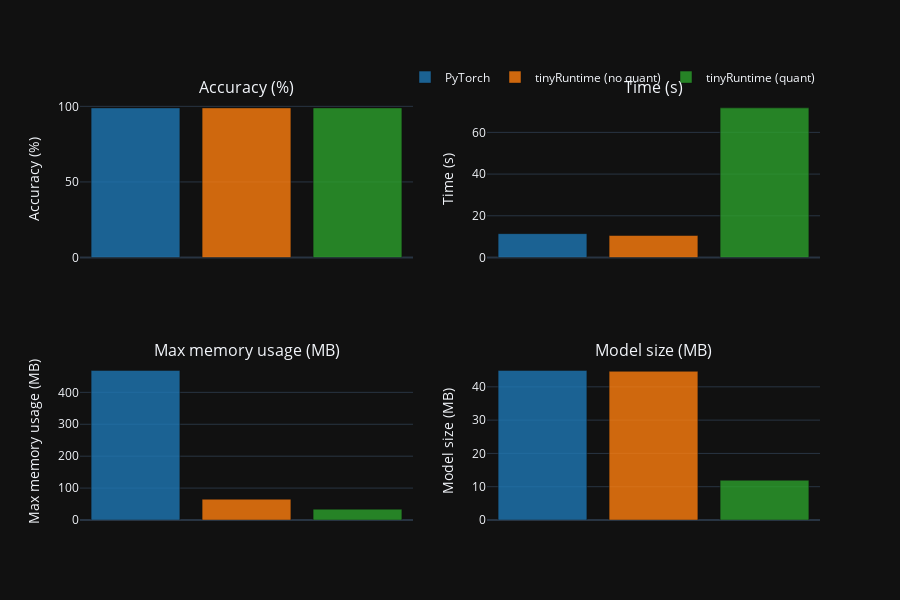

This figure's notebook cell:
### Code cell
#| label: fig-x8
#| fig-cap: "Performance comparison on x86"

import pandas as pd
import plotly.graph_objects as go
from plotly.subplots import make_subplots
from IPython.display import display

def split_dataframe(df):
    '''Split dataframe based on Runtime (Pytorch, tinyRuntime (no quant) and tinyRuntime (quant).'''
    df_pytorch = df[df["Runtime"] == "PyTorch"]
    df_trv = df[(df["Runtime"] == "tinyRuntime") & (df["Quantization"] == False)]
    df_trq = df[(df["Runtime"] == "tinyRuntime") & (df["Quantization"] == True)]
    return df_pytorch, df_trv, df_trq

def plot_perf_comp(df):
    '''Plot latest performance comparisons using Plotly.'''
    df_pytorch, df_trv, df_trq = split_dataframe(df)
    
    # Create subplots using Plotly Figure Factory
    fig = make_subplots(rows=2, cols=2, subplot_titles=("Accuracy (%)", "Time (s)", "Max memory usage (MB)", "Model size (MB)"))

    # Plot each runtime for all metrics
    metrics = ["Accuracy", "Time", "Max memory", "Model size"]
    colors = ['rgba(31, 119, 180, 0.8)', 'rgba(255, 127, 14, 0.8)', 'rgba(44, 160, 44, 0.8)']
    names = ["PyTorch", "tinyRuntime (no quant)", "tinyRuntime (quant)"]
    traces = []

    for i, metric in enumerate(metrics):
        # Retrieve values for each metric
        y_values = [df_pytorch[metric].values[-1], df_trv[metric].values[-1], df_trq[metric].values[-1]]
        
        # Add trace for each runtime
        for j, name in enumerate(names):
            trace = go.Bar(x=[name], y=[y_values[j]], marker_color=colors[j], showlegend=(i == 0), name=name)
            fig.add_trace(trace, row=i // 2 + 1, col=i % 2 + 1)
        
        # Add legend for each subplot
        if i == 0:
            fig.update_layout(
                legend=dict(orientation="h", yanchor="bottom", y=1.02, xanchor="right", x=1),
                height=600, width=900,
                template="plotly_dark"  # Change template to fit dark background
            )

    # Update axis labels
    fig.update_yaxes(title_text="Accuracy (%)", row=1, col=1)
    fig.update_yaxes(title_text="Time (s)", row=1, col=2)
    fig.update_yaxes(title_text="Max memory usage (MB)", row=2, col=1)
    fig.update_yaxes(title_text="Model size (MB)", row=2, col=2)
    fig.update_xaxes(showticklabels=False)

    # Show the plot
    fig.show()

    # Create DataFrame
    data = {
        "Accuracy (%)": [df_pytorch["Accuracy"].values[-1], df_trv["Accuracy"].values[-1], df_trq["Accuracy"].values[-1]],
        "Time (s)": [df_pytorch["Time"].values[-1], df_trv["Time"].values[-1], df_trq["Time"].values[-1]],
        "Max memory usage (MB)": [df_pytorch["Max memory"].values[-1], df_trv["Max memory"].values[-1], df_trq["Max memory"].values[-1]],
        "Model size (MB)": [df_pytorch["Model size"].values[-1], df_trv["Model size"].values[-1], df_trq["Model size"].values[-1]]
    }
    df_results = pd.DataFrame(data, index=["PyTorch", "tinyRuntime (no quant)", "tinyRuntime (quant)"])
    display(df_results)

df = pd.read_csv('benchmark.csv')
df_x86 = df[df["Platform"] == "x86_64"]
plot_perf_comp(df_x86)

### Figure 1 — Plotly figure (JSON) as saved in the notebook; plotly's stock layout.template omitted (floating-point values rounded to 4 significant figures)
{"data": [{"marker": {"color": "rgba(31, 119, 180, 0.8)"}, "name": "PyTorch", "showlegend": true, "type": "bar", "x": ["PyTorch"], "xaxis": "x", "y": [99], "yaxis": "y"}, {"marker": {"color": "rgba(255, 127, 14, 0.8)"}, "name": "tinyRuntime (no quant)", "showlegend": true, "type": "bar", "x": ["tinyRuntime (no quant)"], "xaxis": "x", "y": [99], "yaxis": "y"}, {"marker": {"color": "rgba(44, 160, 44, 0.8)"}, "name": "tinyRuntime (quant)", "showlegend": true, "type": "bar", "x": ["tinyRuntime (quant)"], "xaxis": "x", "y": [99], "yaxis": "y"}, {"marker": {"color": "rgba(31, 119, 180, 0.8)"}, "name": "PyTorch", "showlegend": false, "type": "bar", "x": ["PyTorch"], "xaxis": "x2", "y": [11.45], "yaxis": "y2"}, {"marker": {"color": "rgba(255, 127, 14, 0.8)"}, "name": "tinyRuntime (no quant)", "showlegend": false, "type": "bar", "x": ["tinyRuntime (no quant)"], "xaxis": "x2", "y": [10.55], "yaxis": "y2"}, {"marker": {"color": "rgba(44, 160, 44, 0.8)"}, "name": "tinyRuntime (quant)", "showlegend": false, "type": "bar", "x": ["tinyRuntime (quant)"], "xaxis": "x2", "y": [71.75], "yaxis": "y2"}, {"marker": {"color": "rgba(31, 119, 180, 0.8)"}, "name": "PyTorch", "showlegend": false, "type": "bar", "x": ["PyTorch"], "xaxis": "x3", "y": [468.9], "yaxis": "y3"}, {"marker": {"color": "rgba(255, 127, 14, 0.8)"}, "name": "tinyRuntime (no quant)", "showlegend": false, "type": "bar", "x": ["tinyRuntime (no quant)"], "xaxis": "x3", "y": [65.22], "yaxis": "y3"}, {"marker": {"color": "rgba(44, 160, 44, 0.8)"}, "name": "tinyRuntime (quant)", "showlegend": false, "type": "bar", "x": ["tinyRuntime (quant)"], "xaxis": "x3", "y": [33.98], "yaxis": "y3"}, {"marker": {"color": "rgba(31, 119, 180, 0.8)"}, "name": "PyTorch", "showlegend": false, "type": "bar", "x": ["PyTorch"], "xaxis": "x4", "y": [44.94], "yaxis": "y4"}, {"marker": {"color": "rgba(255, 127, 14, 0.8)"}, "name": "tinyRuntime (no quant)", "showlegend": false, "type": "bar", "x": ["tinyRuntime (no quant)"], "xaxis": "x4", "y": [44.66], "yaxis": "y4"}, {"marker": {"color": "rgba(44, 160, 44, 0.8)"}, "name": "tinyRuntime (quant)", "showlegend": false, "type": "bar", "x": ["tinyRuntime (quant)"], "xaxis": "x4", "y": [11.95], "yaxis": "y4"}], "layout": {"annotations": [{"font": {"size": 16}, "showarrow": false, "text": "Accuracy (%)", "x": 0.225, "xanchor": "center", "xref": "paper", "y": 1, "yanchor": "bottom", "yref": "paper"}, {"font": {"size": 16}, "showarrow": false, "text": "Time (s)", "x": 0.775, "xanchor": "center", "xref": "paper", "y": 1, "yanchor": "bottom", "yref": "paper"}, {"font": {"size": 16}, "showarrow": false, "text": "Max memory usage (MB)", "x": 0.225, "xanchor": "center", "xref": "paper", "y": 0.375, "yanchor": "bottom", "yref": "paper"}, {"font": {"size": 16}, "showarrow": false, "text": "Model size (MB)", "x": 0.775, "xanchor": "center", "xref": "paper", "y": 0.375, "yanchor": "bottom", "yref": "paper"}], "height": 600, "legend": {"orientation": "h", "x": 1, "xanchor": "right", "y": 1.02, "yanchor": "bottom"}, "width": 900, "xaxis": {"anchor": "y", "autorange": true, "domain": [0, 0.45], "range": [-0.5, 2.5], "showticklabels": false, "type": "category"}, "xaxis2": {"anchor": "y2", "autorange": true, "domain": [0.55, 1], "range": [-0.5, 2.5], "showticklabels": false, "type": "category"}, "xaxis3": {"anchor": "y3", "autorange": true, "domain": [0, 0.45], "range": [-0.5, 2.5], "showticklabels": false, "type": "category"}, "xaxis4": {"anchor": "y4", "autorange": true, "domain": [0.55, 1], "range": [-0.5, 2.5], "showticklabels": false, "type": "category"}, "yaxis": {"anchor": "x", "autorange": true, "domain": [0.625, 1], "range": [0, 104.2], "title": {"text": "Accuracy (%)"}, "type": "linear"}, "yaxis2": {"anchor": "x2", "autorange": true, "domain": [0.625, 1], "range": [0, 75.53], "title": {"text": "Time (s)"}, "type": "linear"}, "yaxis3": {"anchor": "x3", "autorange": true, "domain": [0, 0.375], "range": [0, 493.6], "title": {"text": "Max memory usage (MB)"}, "type": "linear"}, "yaxis4": {"anchor": "x4", "autorange": true, "domain": [0, 0.375], "range": [0, 47.3], "title": {"text": "Model size (MB)"}, "type": "linear"}}}
